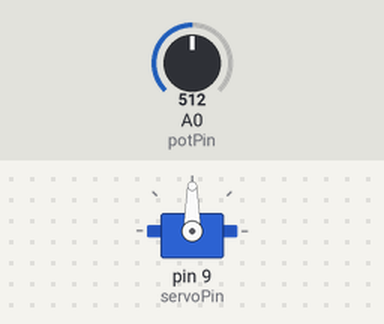
Simulated run of this sketch. Board: Arduino Uno, built with avr-gcc and run on an emulated ATmega328P. Shown: servo. Inputs (shaded band) come from the test bench; at power-on: A0 (potPin) = 512.

Above: at 1.2 s.
1.3 s: A0 (potPin) set to 716
At 1.6 s:
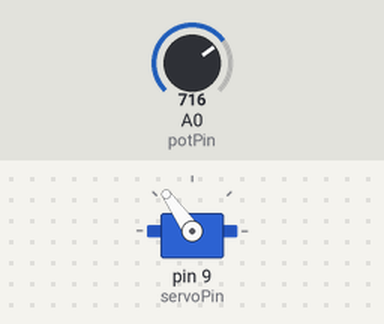
2.8 s: A0 (potPin) set to 900
At 4.0 s:
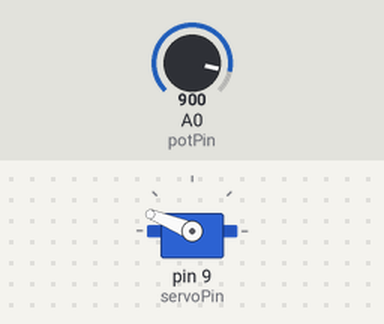
4.3 s: A0 (potPin) set to 1023
At 5.1 s:
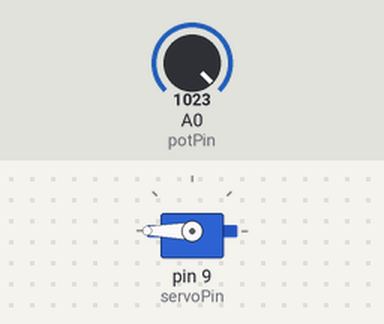
5.8 s: A0 (potPin) set to 306
At 6.2 s:
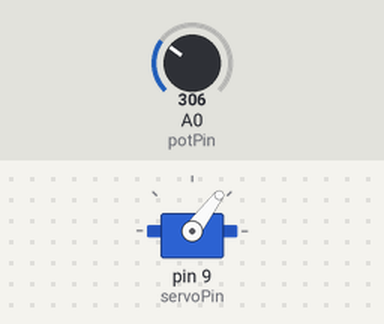
7.3 s: A0 (potPin) set to 122
At 8.6 s:
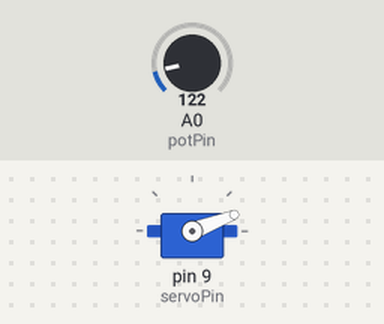
Timing chart, 0 to 9.8 s (numbered marks = the images above; inputs shaded):
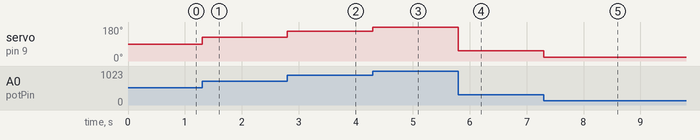

Measured:
- after the input at 1.3 s, servo on pin 9 (servoPin): 90° → 125° at once
- after the input at 2.8 s, servo on pin 9 (servoPin): 125° → 158° at once
- after the input at 4.3 s, servo on pin 9 (servoPin): 158° → 180° at once
- after the input at 5.8 s, servo on pin 9 (servoPin): 180° → 53° at once
- after the input at 7.3 s, servo on pin 9 (servoPin): 53° → 21° at once

The sketch:

SERVO_POT.ino
```cpp
#include <Servo.h>
#define potPin A0
int servoPin = 9;
Servo servo;
int angle = 0;
int potValue;


void setup() {
    servo.attach(servoPin);
    pinMode(potPin, INPUT);
}

void loop() {

    // scan from 0 to 180 degrees
    /*for(angle = 0; angle < 180; angle++) {
        servo.write(angle);
        delay(15);
    }

    // now scan back from 180 to 0 degrees
    for(angle = 180; angle > 0; angle--) {
        servo.write(angle);
        delay(15);
    }
    */
    potValue = analogRead(potPin);
    angle = map(potValue, 0, 1023, 0, 180);

    servo.write(angle);

}
```
